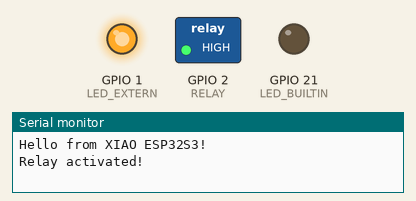
Simulated run of this sketch. Board: Seeed XIAO ESP32-S3. Parts: switched loads named in the sketch (green lamp = pin HIGH), output pins drawn as LEDs (lit = HIGH), the last lines printed to the serial monitor.

Above: at 1.0 s.
At 6.7 s:
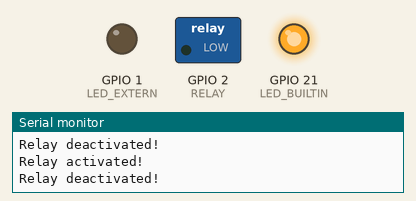
Timing chart, 0 to 8.1 s (numbered marks = the images above):
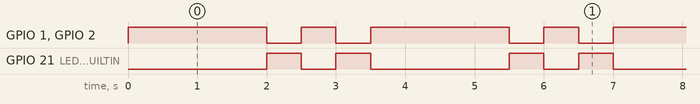

The sketch:

SimpleBlink.ino
```cpp
#define LED_BUILTIN 21  // Onboard LED is connected to GPIO21 on XIAO ESP32S3
#define LED_EXTERN 1
#define RELAY 2

void setup() {
  Serial.begin(115200);          // Start serial communication at 115200 baud rate
  pinMode(LED_BUILTIN, OUTPUT);  // Set the LED pin as an output
  pinMode(LED_EXTERN, OUTPUT);
  pinMode(RELAY, OUTPUT);
  Serial.println("Hello from XIAO ESP32S3!");  // Print message once on start
}

void loop() {

  activateRelay();
  delay(2000);

  deactivateRelay();
  delay(500);

  activateRelay();
  delay(500);

  deactivateRelay();
  delay(500);
}

void activateRelay() {
  digitalWrite(LED_BUILTIN, LOW);  // builtin LED is powered-on with LOW
  digitalWrite(LED_EXTERN, HIGH);
  digitalWrite(RELAY, HIGH);
  Serial.println("Relay activated!");
}

void deactivateRelay() {
  digitalWrite(LED_BUILTIN, HIGH);
  digitalWrite(LED_EXTERN, LOW);
  digitalWrite(RELAY, LOW);
  Serial.println("Relay deactivated!");
}
```

Measured:
- by itself, GPIO 1 (LED_EXTERN), GPIO 2 (RELAY): repeats every 3.5 s: LOW 0.50 s, HIGH 0.50 s, LOW 0.50 s, HIGH 2.0 s
- by itself, GPIO 21 (LED_BUILTIN): repeats every 3.5 s: LOW 0.50 s, HIGH 0.50 s, LOW 2.0 s, HIGH 0.50 s
- by itself, everything shown: repeats every 3.5 s, in 4 steps
